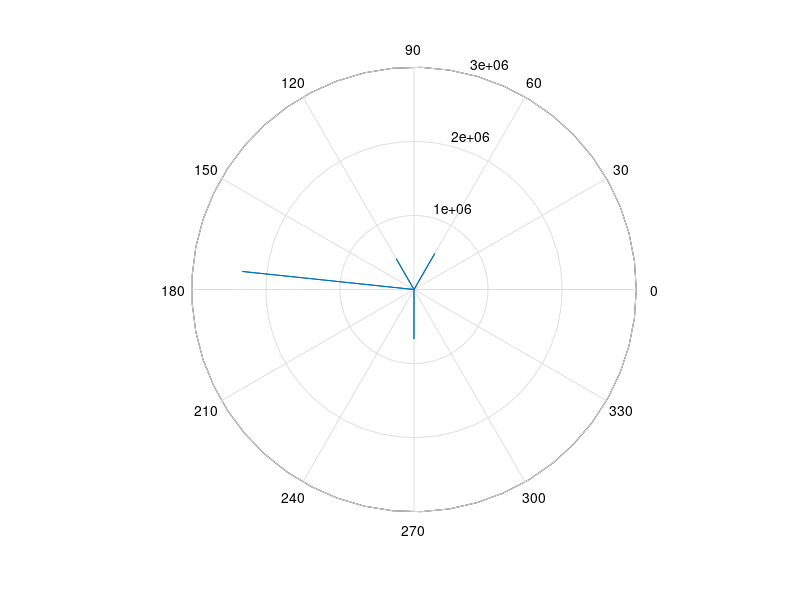
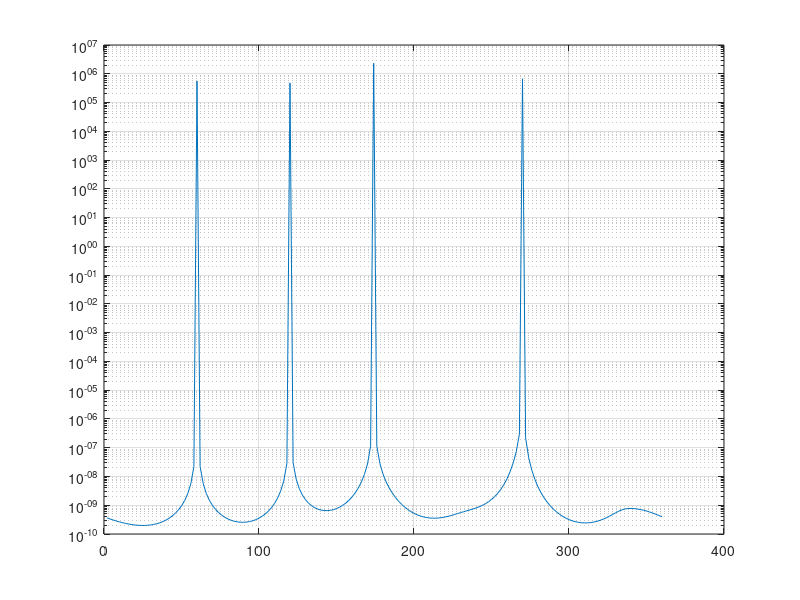
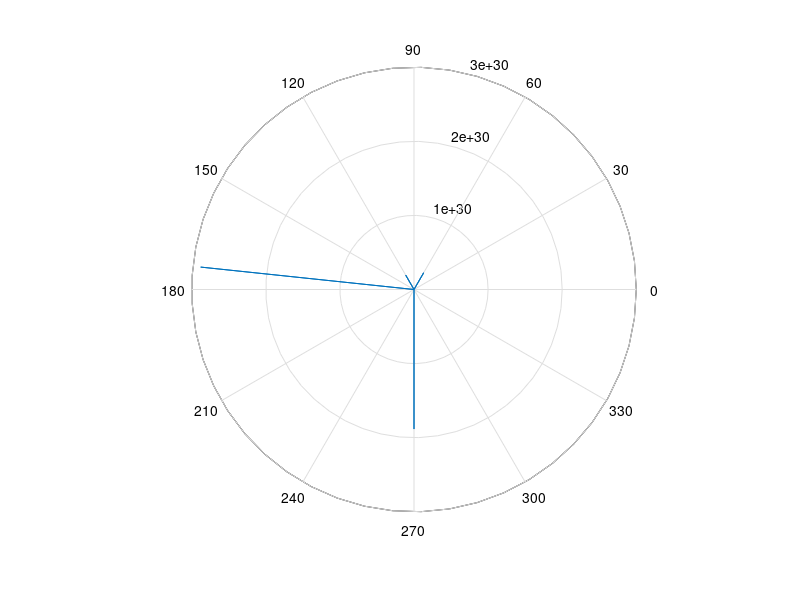
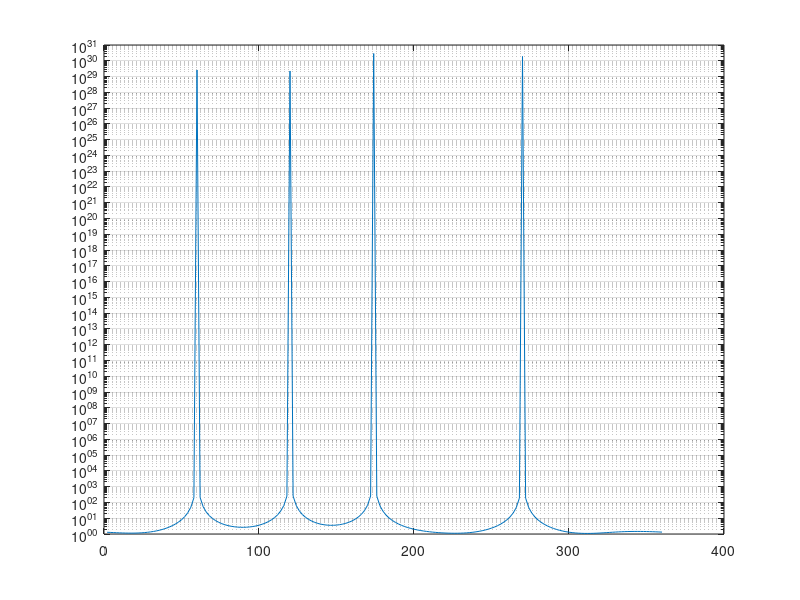

Write the MATLAB code that produced these figures, in order.
clear;
q1=pi*2/3;q2=pi*1/3;q3=pi*3/2;q4=pi*5.8/6;
 E=1;
 lam=1;
 r=1;
 m1=1;m2=1;m3=1;m4=1;m5=1;m6=1;m7=1;m8=1;
 a=0:7;
 for n=1:length(a)
A1(n)=[exp(-j*pi*cos(q1-(pi*a(n)/4))/lam)];
A2(n)=[exp(-j*pi*cos(q2-(pi*a(n)/4))/lam)];
A3(n)=[exp(-j*pi*cos(q3-(pi*a(n)/4))/lam)];
A4(n)=[exp(-j*pi*cos(q4-(pi*a(n)/4))/lam)];
end
A=[A1',A2',A3',A4'];
n=1:1900;
v1=.06;
v2=.02;
v3=.03;
v4=.073;
D=[1*cos(v1*n);1*sin(v2*n);1*sin(v3*n);1*square(v4*n)];
U=A*D;
U1=(U)';
c=cov(U*U1);
[s,z]=eig(c);
Vn=s(:,[1:4]);
ci=inv(c);
bb=[1 0 0 0 ]';
Wopte=A'\bb;
q1b=[2*pi:-2*pi/180:2*pi/180];
b=0:7;
for t=1:length(q1b)
h(t)=q1b(t);
 for m=1:length(b)
Aa(m)=[exp(-j*pi*cos(h(t)-(pi*a(m)/4))/lam)];
end
Ala=Aa';
Pmusic(t)=(Ala)'*Ala*(inv((Ala)'*Vn*(Vn)'*Ala));
Pcap(t)=inv((Ala)'*ci*(Ala));
T(t)=q1b(t);
P1=abs(Pcap);
P2=abs(Pmusic);
Ye(t)=Wopte'*Ala;
p=abs(Ye);
end
figure(1);
polar(T,P1);
figure(2);
T1=T*180/pi;
semilogy(T1,P1);grid
figure(3);
polar(T,P2);
figure(4);
T1=T*180/pi;
semilogy(T1,P2);grid
figure(5);
polar(T,p);
figure(6);
T1=T*180/pi;
semilogy(T1,p);grid

